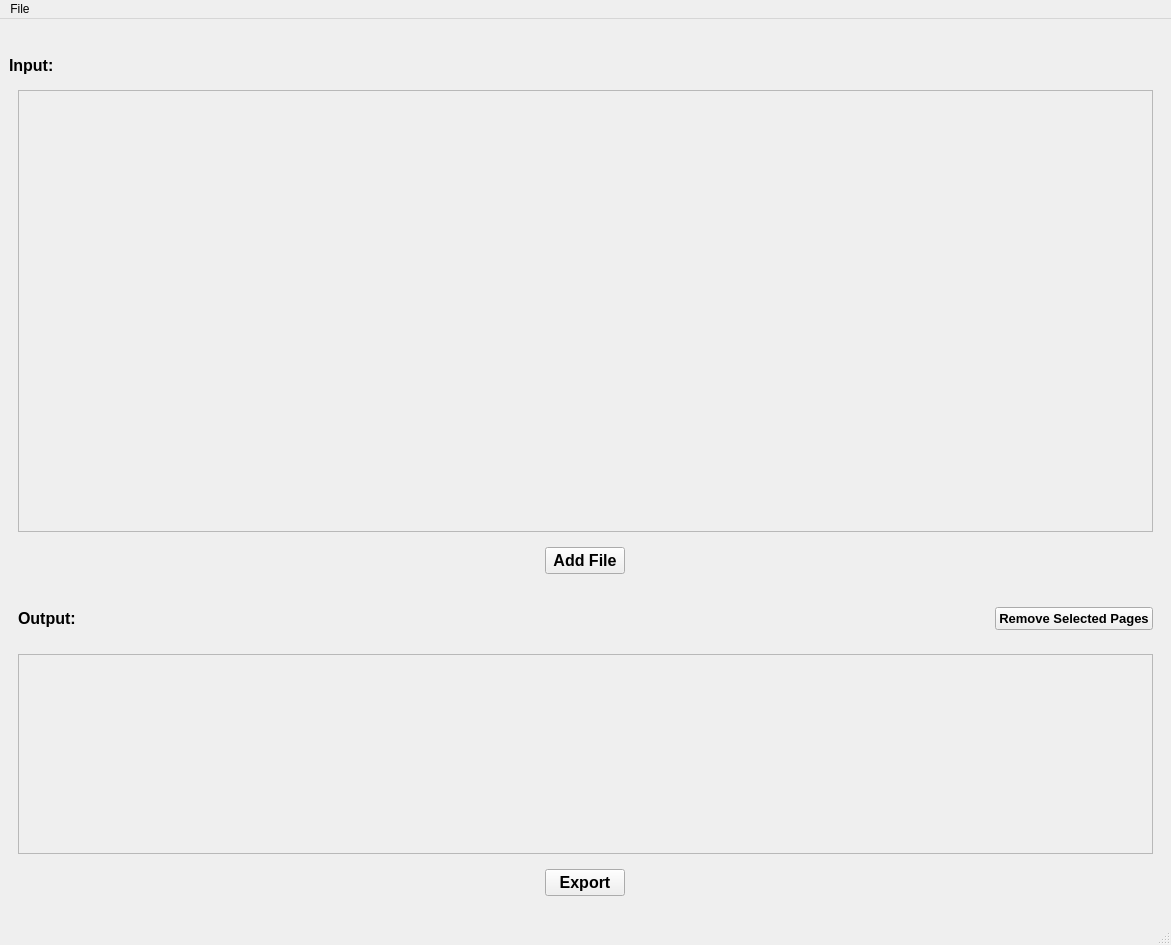
<?xml version="1.0" encoding="UTF-8"?>
<ui version="4.0">
 <class>MainWindow</class>
 <widget class="QMainWindow" name="MainWindow">
  <property name="geometry">
   <rect>
    <x>0</x>
    <y>0</y>
    <width>1171</width>
    <height>945</height>
   </rect>
  </property>
  <property name="windowTitle">
   <string>MainWindow</string>
  </property>
  <widget class="QWidget" name="centralwidget">
   <layout class="QVBoxLayout" name="verticalLayout">
    <item>
     <widget class="QLabel" name="titleLabel">
      <property name="font">
       <font>
        <pointsize>14</pointsize>
       </font>
      </property>
      <property name="text">
       <string/>
      </property>
      <property name="alignment">
       <set>Qt::AlignmentFlag::AlignCenter</set>
      </property>
     </widget>
    </item>
    <item>
     <widget class="QLabel" name="inputLabel">
      <property name="font">
       <font>
        <pointsize>12</pointsize>
        <bold>true</bold>
       </font>
      </property>
      <property name="text">
       <string>Input:</string>
      </property>
     </widget>
    </item>
    <item>
     <widget class="QWidget" name="inputContainer" native="true">
      <property name="minimumSize">
       <size>
        <width>0</width>
        <height>460</height>
       </size>
      </property>
      <layout class="QVBoxLayout" name="verticalLayout_2">
       <item>
        <widget class="QScrollArea" name="inputScrollArea">
         <property name="widgetResizable">
          <bool>true</bool>
         </property>
         <widget class="QWidget" name="scrollAreaWidgetContents_2">
          <property name="geometry">
           <rect>
            <x>0</x>
            <y>0</y>
            <width>1133</width>
            <height>411</height>
           </rect>
          </property>
         </widget>
        </widget>
       </item>
       <item>
        <widget class="QWidget" name="addFileButtonContainer" native="true">
         <property name="styleSheet">
          <string notr="true">QPushButton:hover {
	background-color: rgb(161, 161, 161);
}</string>
         </property>
         <layout class="QHBoxLayout" name="horizontalLayout">
          <item>
           <widget class="QPushButton" name="addFileButton">
            <property name="sizePolicy">
             <sizepolicy hsizetype="Fixed" vsizetype="Fixed">
              <horstretch>0</horstretch>
              <verstretch>0</verstretch>
             </sizepolicy>
            </property>
            <property name="baseSize">
             <size>
              <width>0</width>
              <height>0</height>
             </size>
            </property>
            <property name="font">
             <font>
              <pointsize>12</pointsize>
              <bold>true</bold>
             </font>
            </property>
            <property name="toolTip">
             <string notr="true">&lt;html&gt;&lt;head/&gt;&lt;body&gt;&lt;p&gt;Import a PDF file to the Input section&lt;/p&gt;&lt;/body&gt;&lt;/html&gt;</string>
            </property>
            <property name="autoFillBackground">
             <bool>false</bool>
            </property>
            <property name="styleSheet">
             <string notr="true"/>
            </property>
            <property name="text">
             <string>Add File</string>
            </property>
            <property name="icon">
             <iconset theme="QIcon::ThemeIcon::FolderNew"/>
            </property>
            <property name="iconSize">
             <size>
              <width>20</width>
              <height>20</height>
             </size>
            </property>
           </widget>
          </item>
         </layout>
        </widget>
       </item>
      </layout>
     </widget>
    </item>
    <item>
     <widget class="QWidget" name="widget" native="true">
      <layout class="QHBoxLayout" name="horizontalLayout_3">
       <item>
        <widget class="QLabel" name="outputLabel">
         <property name="font">
          <font>
           <pointsize>12</pointsize>
           <bold>true</bold>
          </font>
         </property>
         <property name="text">
          <string>Output:</string>
         </property>
        </widget>
       </item>
       <item>
        <widget class="QPushButton" name="removeSelectedPagesButton">
         <property name="sizePolicy">
          <sizepolicy hsizetype="Fixed" vsizetype="Fixed">
           <horstretch>0</horstretch>
           <verstretch>0</verstretch>
          </sizepolicy>
         </property>
         <property name="font">
          <font>
           <pointsize>10</pointsize>
           <bold>true</bold>
          </font>
         </property>
         <property name="toolTip">
          <string>&lt;html&gt;&lt;head/&gt;&lt;body&gt;&lt;p&gt;Remove selected pages from the output section&lt;/p&gt;&lt;/body&gt;&lt;/html&gt;</string>
         </property>
         <property name="styleSheet">
          <string notr="true"/>
         </property>
         <property name="text">
          <string>Remove Selected Pages</string>
         </property>
        </widget>
       </item>
      </layout>
     </widget>
    </item>
    <item>
     <widget class="QWidget" name="outputContainer" native="true">
      <property name="sizePolicy">
       <sizepolicy hsizetype="Expanding" vsizetype="Fixed">
        <horstretch>0</horstretch>
        <verstretch>0</verstretch>
       </sizepolicy>
      </property>
      <property name="minimumSize">
       <size>
        <width>0</width>
        <height>0</height>
       </size>
      </property>
      <layout class="QVBoxLayout" name="verticalLayout_3">
       <item>
        <widget class="QScrollArea" name="outputScrollArea">
         <property name="sizePolicy">
          <sizepolicy hsizetype="Expanding" vsizetype="Fixed">
           <horstretch>0</horstretch>
           <verstretch>0</verstretch>
          </sizepolicy>
         </property>
         <property name="minimumSize">
          <size>
           <width>0</width>
           <height>200</height>
          </size>
         </property>
         <property name="widgetResizable">
          <bool>true</bool>
         </property>
         <widget class="QWidget" name="scrollAreaWidgetContents">
          <property name="geometry">
           <rect>
            <x>0</x>
            <y>0</y>
            <width>1133</width>
            <height>198</height>
           </rect>
          </property>
         </widget>
        </widget>
       </item>
       <item alignment="Qt::AlignmentFlag::AlignHCenter">
        <widget class="QWidget" name="outputButtonContainer" native="true">
         <layout class="QHBoxLayout" name="horizontalLayout_2">
          <item>
           <widget class="QPushButton" name="exportButton">
            <property name="sizePolicy">
             <sizepolicy hsizetype="Fixed" vsizetype="Fixed">
              <horstretch>0</horstretch>
              <verstretch>0</verstretch>
             </sizepolicy>
            </property>
            <property name="font">
             <font>
              <pointsize>12</pointsize>
              <bold>true</bold>
             </font>
            </property>
            <property name="toolTip">
             <string>&lt;html&gt;&lt;head/&gt;&lt;body&gt;&lt;p&gt;Export the PDF pages in the output section to a new PDF file&lt;/p&gt;&lt;/body&gt;&lt;/html&gt;</string>
            </property>
            <property name="styleSheet">
             <string notr="true"/>
            </property>
            <property name="text">
             <string>Export</string>
            </property>
            <property name="icon">
             <iconset theme="QIcon::ThemeIcon::MailForward"/>
            </property>
            <property name="iconSize">
             <size>
              <width>20</width>
              <height>20</height>
             </size>
            </property>
           </widget>
          </item>
         </layout>
        </widget>
       </item>
      </layout>
     </widget>
    </item>
   </layout>
  </widget>
  <widget class="QMenuBar" name="menubar">
   <property name="geometry">
    <rect>
     <x>0</x>
     <y>0</y>
     <width>1171</width>
     <height>33</height>
    </rect>
   </property>
   <widget class="QMenu" name="menuFile">
    <property name="title">
     <string>File</string>
    </property>
    <addaction name="actionAdd"/>
    <addaction name="actionClear"/>
    <addaction name="actionExport"/>
   </widget>
   <addaction name="menuFile"/>
  </widget>
  <widget class="QStatusBar" name="statusbar"/>
  <action name="actionAdd">
   <property name="text">
    <string>Add</string>
   </property>
  </action>
  <action name="actionClear">
   <property name="text">
    <string>Clear</string>
   </property>
  </action>
  <action name="actionExport">
   <property name="text">
    <string>Export</string>
   </property>
  </action>
 </widget>
 <resources>
  <include location="../assets/resource.qrc"/>
 </resources>
 <connections/>
</ui>
